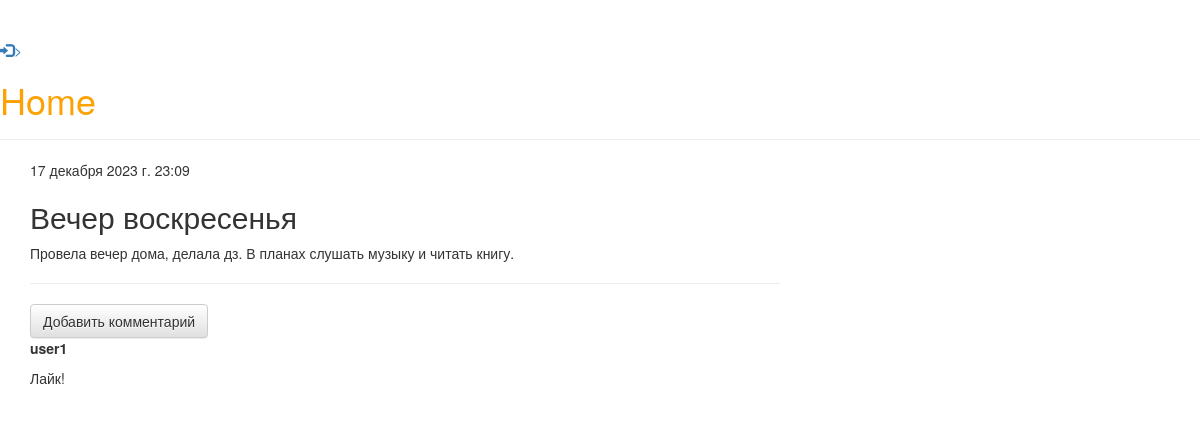
The app's page /posts/1/ with its own data.
### blog/models.py (models this page shows, shortened)
class Post(models.Model):
    author = models.ForeignKey(settings.AUTH_USER_MODEL, on_delete=models.CASCADE)
    title = models.CharField(max_length=200, verbose_name="Заголовок")
    text = models.TextField(verbose_name="Текст статьи")
    created_data = models.DateTimeField(default=timezone.now, verbose_name="Дата создания")
    published_date = models.DateTimeField(blank=True, null=True, verbose_name="Дата публикации")
    is_published = models.BooleanField(default=False, verbose_name="Запись опубликована?")
    objects = PostManager()
    published = PostPublishedManager()
    def is_publish(self):
       return True if self.published_date else False
    class Meta:
        verbose_name = 'Запись в блоге'
        verbose_name_plural = 'Запись в блоге'

class Comment(models.Model):
    post = models.ForeignKey(Post, on_delete=models.CASCADE, related_name='comments')
    author = models.CharField(max_length=200)
    text = models.TextField(verbose_name="Комментарий")
    created_data = models.DateTimeField(default=timezone.now, verbose_name="Дата создания")
    approved_comment = models.BooleanField(default=False, verbose_name="Одобрен?")
    class Meta:
        verbose_name = 'Комментарий'
        verbose_name_plural = 'Комментарии'

### blog/views.py (the view)
# urls.py: path('posts/<int:id>/', views.post_detail, name='post_detail'),
def post_detail(request, id):
    post = get_object_or_404(Post, id=id)
    if not post.is_publish() and not request.user.is_staff:
        raise Http404("Запись в блоге не найдена")
    return render(request, 'blog/post_detail.html', {'post': post})

### blog/managers.py (called while the page is built)
    def get_queryset(self):
        return PostQuerySet(self.model, using=self._db)

### blog/templates/blog/post_detail.html (shortened to what this page needs)
{% extends 'blog/base.html' %}
{% block content %}
    <div class="post">
        {% if post.published_date %}
        <div class="date">
            {{ post.published_date }}
        </div>
        {% else %}
            <a class="btn btn-default" href="{% url 'blog:post_publish' id=post.id %}">Опубликовать</a>
        {% endif %}
        <h2>{{ post.title }}</h2>
        <p>{{ post.text|linebreaksbr }}</p>
    </div>
<hr>
<a class="btn btn-default" href="{% url 'blog:add_comment' id=post.id %}">Добавить комментарий</a>
{% for comment in post.comments.all %}
    <div class="comment">
        <strong>{{ comment.author }}</strong>
        <p>{{ comment.text|linebreaks }}</p>
    </div>
{% empty %}
    <p>Комментарии осутствуют</p>
{% endfor %}
{% endblock %}

### records on screen
Post: published_date "17 декабря 2023 г. 23:09", title "Вечер воскресенья", text "Провела вечер дома, делала дз. В планах слушать музыку и читать книгу."
Comment: author "user1", text "Лайк!"
